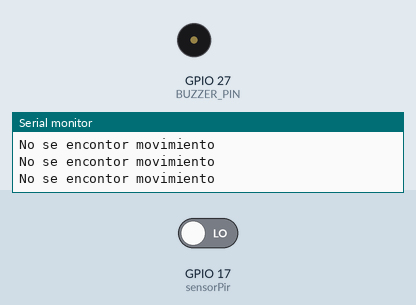
Recording of a sketch running on a simulated ESP32. On the bench: buzzer (waves = sounding), the last lines printed to the serial monitor. The test bench sets the inputs (shaded band); at power-on: GPIO 17 (sensorPir) LOW.

Above: at 1.2 s.
1.3 s: GPIO 17 (sensorPir) driven HIGH
At 2.5 s:
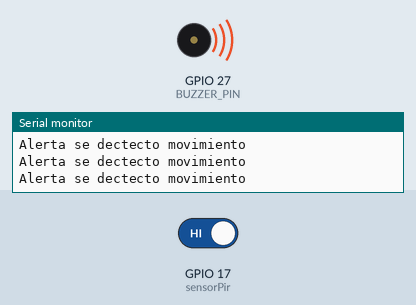
2.8 s: GPIO 17 (sensorPir) driven LOW
At 4.1 s:
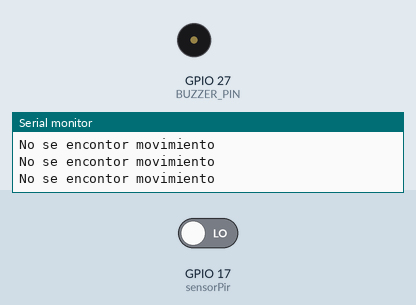
Timing chart, 0 to 5.8 s (numbered marks = the images above; inputs shaded):
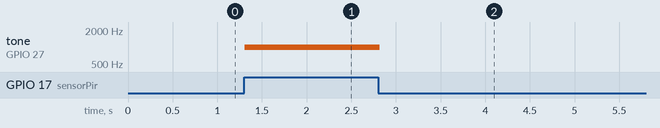

Measured:
- after the input at 1.3 s, tone on GPIO 27 (BUZZER_PIN): silent → 1000 Hz at once
- after the input at 2.8 s, tone on GPIO 27 (BUZZER_PIN): 1000 Hz → silent at once

The sketch:

pir_neopixeles.ino
```cpp
#include <Wire.h>
#include <Adafruit_NeoPixel.h>

#define PIXEL_COUNT 4
#define PIXEL_PIN_1 15
#define PIXEL_PIN_2 13

Adafruit_NeoPixel neopixel1(PIXEL_COUNT, PIXEL_PIN_1, NEO_GRB + NEO_KHZ800);
Adafruit_NeoPixel neopixel2(PIXEL_COUNT, PIXEL_PIN_2, NEO_GRB + NEO_KHZ800);

#include <EasyBuzzer.h>
int BUZZER_PIN = 27;
int sensorPir = 17;
int datoPir;

void setup()
{
 Serial.begin (115200);
 pinMode (sensorPir, INPUT);
 EasyBuzzer.setPin(BUZZER_PIN);
 Wire.begin(21, 22);
}

void loop()
{
 datoPir = digitalRead(sensorPir);
 if (datoPir == HIGH)
 {
  Serial.println("Alerta se dectecto movimiento");

      for(int i = 0; i < PIXEL_COUNT; i++)
    {
      neopixel1.setPixelColor(i, neopixel1.Color(0,0,255));
      neopixel2.setPixelColor(i, neopixel2.Color(0,0,255));
    }
      neopixel1.show();
      neopixel2.show();
      EasyBuzzer.beep(1000);

 }
 else
 {
  Serial.println("No se encontor movimiento ");
      for(int i = 0; i < PIXEL_COUNT; i++)
    {
      neopixel1.setPixelColor(i, neopixel1.Color(0,0,0));
      neopixel2.setPixelColor(i, neopixel2.Color(0,0,0));
    }
      neopixel1.show();
      neopixel2.show();
      EasyBuzzer.stopBeep();
 }
 delay(100);
}
```
